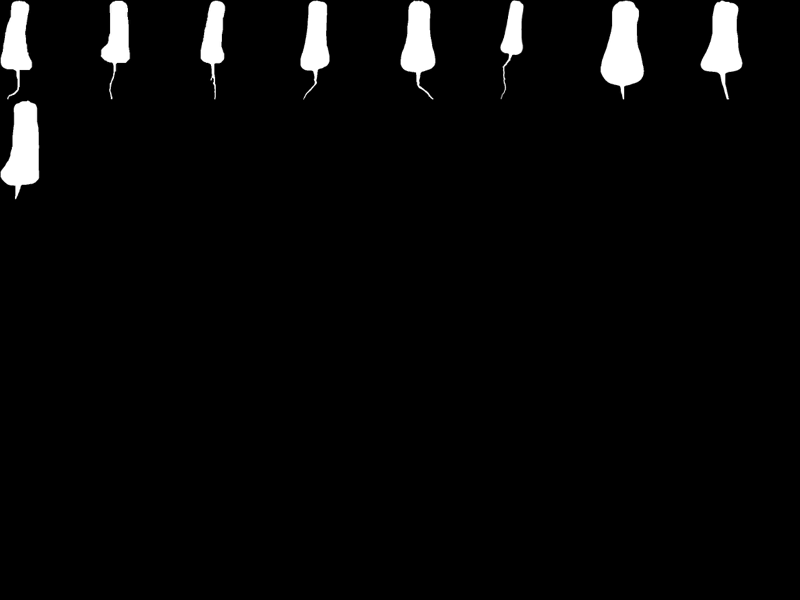
#> input picture シルエット/17ApicallyTHUM.png, 800 x 600 px, given in place of 17yukibi1o08_l.jpg, which was not available
$ jupyter execute --allow-errors 'ツール４  - 大根画像の概形抽出バッチ処理プログラム.ipynb'   (older library calls are emulated)   (text cells are left out)
#> lines starting #> are read from the running program, lines starting #| are printed output that depends on the picture; after the words box and inside, x2 and y2 are one past the last pixel; in counts of white or black regions, pixels touching at a corner belong together; pictures that were not available may be replaced by others from this repository, and a replacement may not be noted
[cell 1]
import numpy as np
import matplotlib.pyplot as plt
import cv2
from PIL import Image
import math
import pandas as pd

# この関数は画像の入った複数のフォルダが１つのフォルダに入っていることを前提としている。
#  指定フォルダ直下の画像ファイルは無視する。直下のフォルダの中しか見ず、さらにサブフォルダがあっても再帰的に探すようなことはしない。

def listimage(path='シルエット', needThum=False):

    directory = os.listdir(path)

    # まずフォルダを全部リストアップ　→ folders
    folders = []
    for x in os.listdir(path):
        if os.path.isdir(path + '/'+x) and x[0] != '.' and x[0] !='_':  #パスに取り出したオブジェクトを足してフルパスに
            folders.append(path + '/'+x)
    # print(folders)

    # folders の各フォルダの中にある jpg ファイルをリストアップ → ffiles
    # ffiles はフォルダごとのリストのリスト
    ffiles = []
    for x in folders:
        files = []
        for f in os.listdir(x):
            entry = x + '/'+f
            if os.path.isfile(entry) and f[-4:]=='.jpg' and f[0] != '.':
                files.append(entry)
        ffiles.append(files)

    if needThum: # サムネイルの作成
        i = 0
        for cat in ffiles:
            # print(folders[i])
            sam = Image.new('RGB', (800,600),(0,0,0))
            row = col = 0
            for rad in cat:
                img = Image.open(rad, 'r')
                thumbnail_size = (100, 100)
                img.thumbnail(thumbnail_size)
                sam.paste(img,(col,row))
                col += 100
                if col == 800:
                    col = 0
                    row += 100
                # plt.imshow(sam)
            sam.save('{}THUM.png'.format(folders[i]), 'PNG')
            print("saved {}".format(folders[i]))
            i +=1

    return folders,ffiles

# マージンをつける
# [28 lines left out: functions makemargin, mkparaimage, not called in this run]

# mkparaimage で２枚並べた画像を表示
def imshowpara(img1,img2):
    plotimg(mkparaimage(img1,img2))

[cell 2]
# メインプログラム

# [58 lines left out: function batch, not called in this run]

#> (a cell that did not finish here is left out)

#> (a cell that did not finish here is left out)

#> further down, img is the input picture: shape (600, 800); min 0, max 255, mean 8.3

[cell 5]
topdir = "シルエット"
subdir = "17Spheric"
filename = "17heians1o02_l.jpg"
#> (the rest of this cell did not finish here and is left out)

[cell 6]
# 大抵の画像処理は画像枠近傍は処理結果がおかしくなるのでマージンをつける
# [7 lines left out: function makemargin, not called in this run]

#> (the rest of this cell did not finish here and is left out)

[cell 7]
import os

# ヒゲを除去

kernel = np.ones((3,3),np.uint8)
#> (the rest of this cell did not finish here and is left out)

#> (a cell that did not finish here is left out)

[cell 9]
# ２枚の画像をサイズを並べた画像を作成する
# [19 lines left out: function mkparaimage, not called in this run]

#> (the rest of this cell did not finish here and is left out)

[cell 10]
# 以上を一気に実行してみる

# マージンをつける
def makemargin(img):
    h,w = img.shape[:2]
#> h = 600; w = 800
    w2 = 2*w
#> w2 = 1600
    h2 = 2*h
#> h2 = 1200
    img2 = np.zeros((h2,w2),np.uint8)
    img2[int(h/2):int(h/2)+h,int(w/2):int(w/2)+w] = img
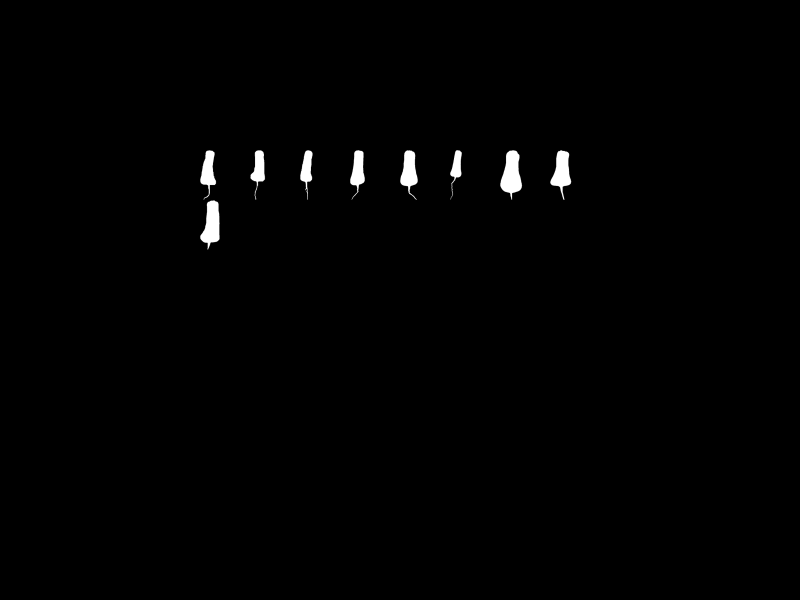
#> img2: shape (1200, 1600) (shown at 1/2 size); min 0, max 255, mean 2.1
    return img2

topdir = "シルエット"
subdir = "17Cylindric"
filename = "17yukibi1o08_l.jpg"

path = os.path.join(topdir,subdir,filename)
img = cv2.imread(path,cv2.IMREAD_GRAYSCALE)
# plt.imshow(img)

img2 = makemargin(img) # 作業用のマージンを確保

# ガウスぼかしを適用してシルエットを滑らかにする
ksize = int(0.1*img.shape[1]/2)*2+1 # ぼかし量  元の図形の幅に応じて決める
#> ksize = 81
# print(img.shape[0],ksize)
img2 = cv2.GaussianBlur(img2,(ksize,ksize),0) # ガウスぼかしを適用
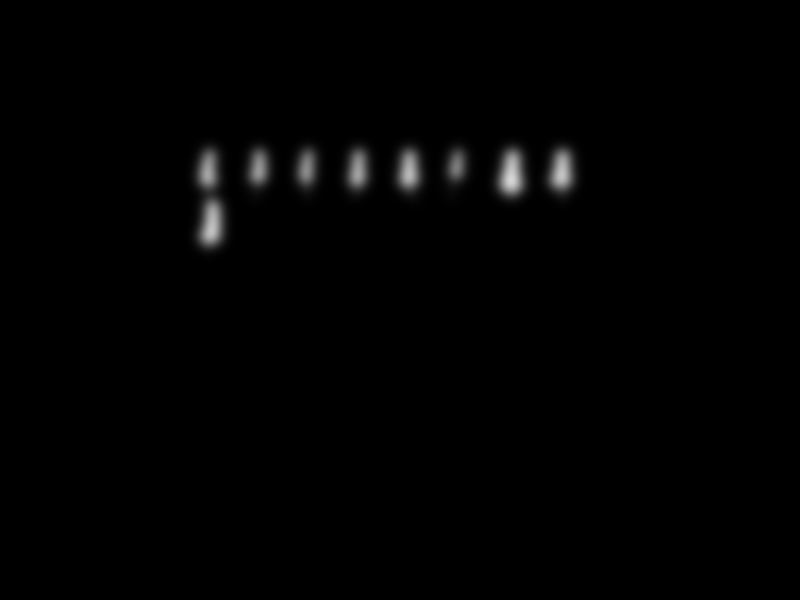
#> img2: shape (1200, 1600) (shown at 1/2 size); min 0, max 214, mean 2.1
_ret,img2 = cv2.threshold(img2, 127, 255, cv2.THRESH_BINARY) # ２値化
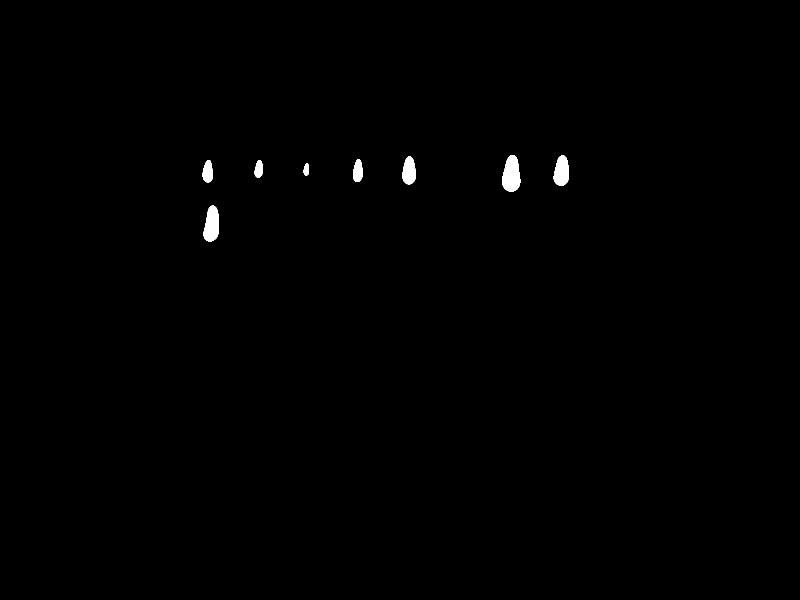
#> img2: shape (1200, 1600) (shown at 1/2 size); 0.44% white; 8 white regions, largest, box (x1, y1, x2, y2) and area: (1004, 310, 1041, 383) 2034, (407, 411, 438, 483) 1709, (1107, 311, 1138, 372) 1454
# plt.imshow(img2)

# 収縮・膨張によりヒゲ根を除去する
area0 = np.sum(img2) # img2 の画素数*255 になるはず
#> area0 = 2158830
kernel = np.ones((3,3),np.uint8)
tmpimg = cv2.erode(img2,kernel,iterations = 1) # 収縮１回目
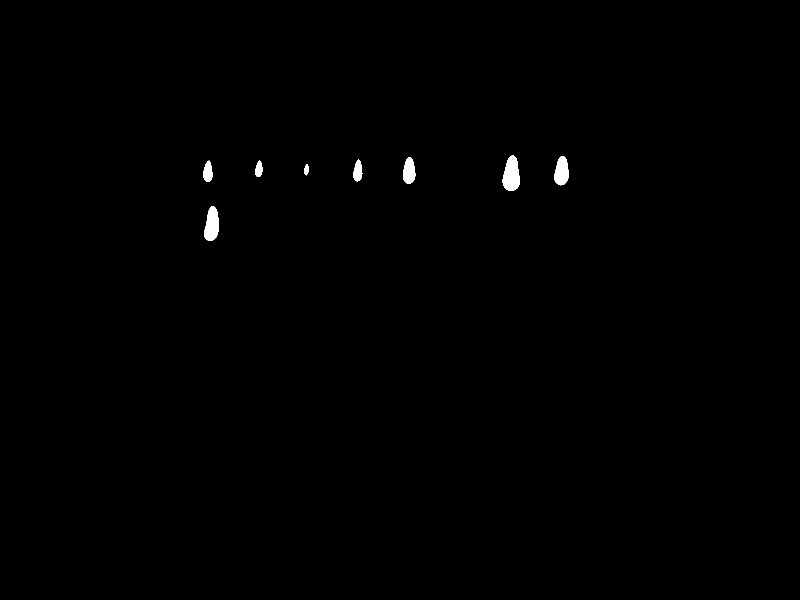
#> tmpimg: shape (1200, 1600) (shown at 1/2 size); 0.38% white; 8 white regions, largest, box (x1, y1, x2, y2) and area: (1005, 311, 1040, 382) 1818, (408, 412, 437, 482) 1507, (1108, 312, 1137, 371) 1274
area1 = np.sum(tmpimg) # 収縮したので area0 より少なくなる
#> area1 = 1856145
n = 1
while 3*area1  > 2*area0: # 面積が 2/3 以下になるまで繰り返す
    tmpimg = cv2.erode(tmpimg,kernel,iterations = 1)
    area1 = np.sum(tmpimg)
    n += 1
#> this loop made 2 passes
#> (area1, n) on passes 1 to 2: (1570800, 2), (1305855, 3)
#> pass 1, `tmpimg = cv2.erode(tmpimg,kernel,iterations = 1)`:
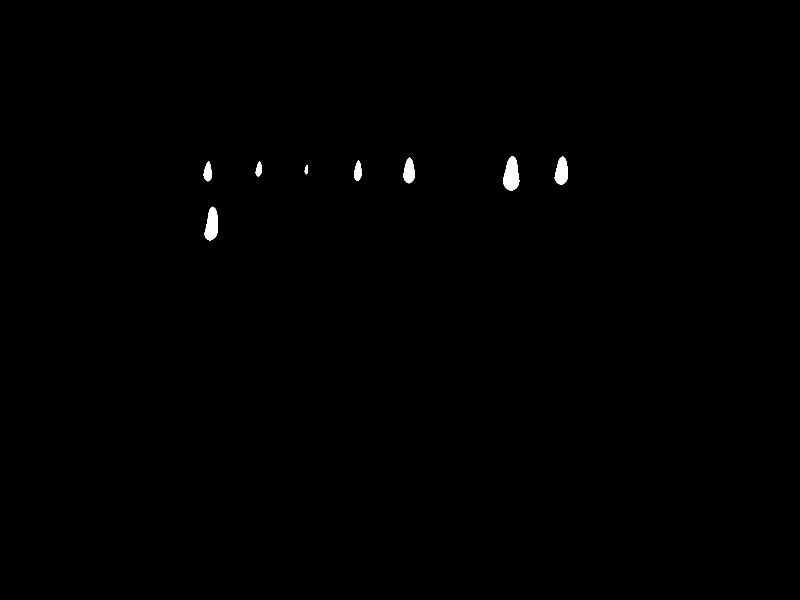
#> tmpimg: shape (1200, 1600) (shown at 1/2 size); 0.32% white; 8 white regions, largest, box (x1, y1, x2, y2) and area: (1006, 312, 1039, 381) 1610, (409, 413, 436, 481) 1313, (1109, 313, 1136, 369) 1102
#> pass 2, `tmpimg = cv2.erode(tmpimg,kernel,iterations = 1)`:
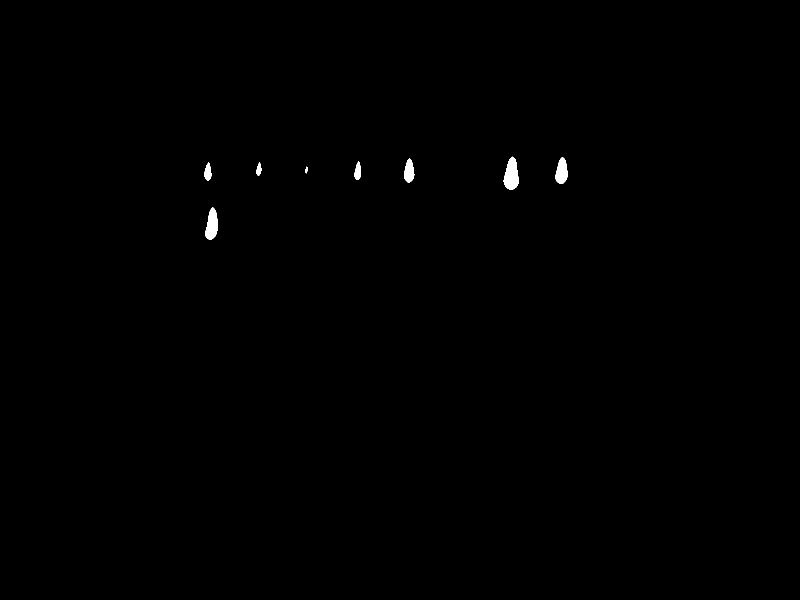
#> tmpimg: shape (1200, 1600) (shown at 1/2 size); 0.27% white; 8 white regions, largest, box (x1, y1, x2, y2) and area: (1007, 313, 1038, 380) 1410, (410, 415, 435, 480) 1128, (1110, 314, 1135, 368) 940
#> after the loop, n = 3
# print("収縮・膨張回数",n)
img3 = cv2.dilate(tmpimg,kernel,iterations = n) # 同じ回数膨張させる
#> img3: shape (1200, 1600); 0.44% white; 8 white regions

# 楕円近似で軸方向を求める
# あらためて輪郭を求め直す
_img,cnt,hierarchy = cv2.findContours(img3, cv2.RETR_EXTERNAL, cv2.CHAIN_APPROX_NONE) #  あらためて輪郭を抽出
#> cnt = 8 contours; box (x1, y1, x2, y2) and area: (1004, 310, 1041, 383) 1950, (407, 412, 438, 483) 1623, (1107, 311, 1138, 371) 1380, (805, 314, 832, 368) 1097, (405, 321, 426, 364) 660, (706, 320, 725, 363) 629, (509, 322, 526, 355) 408, (607, 330, 618, 350) 167
# rect1 = cv2.minAreaRect(cnt[0])  # 回転を考慮した矩形を求める場合
rect1 = cv2.fitEllipse(cnt[0]) # 楕円近似する
#> rect1 = ((423.2, 450.5), (28.57, 75.76), 6.09)
box = np.int0(cv2.boxPoints(rect1))
#> box = [[404, 486], [413, 411], [441, 414], [433, 489]]
#cimg = cv2.cvtColor(img3,cv2.COLOR_GRAY2BGR)
#cimg = cv2.drawContours(cimg,[box],0,(255,0,0),2)
# plt.imshow(cimg)
deg = rect1[2]
#> deg = 6.09
x0,y0 = rect1[0]
#> x0 = 423.2; y0 = 450.5
mat = cv2.getRotationMatrix2D((x0,y0), deg, 1.0)
#> mat = [[0.994, 0.106, -45.37], [-0.106, 0.994, 47.41]]
outimg = cv2.warpAffine(img3, mat, (0,0))
# 再び最小矩形を求めて切り出す。ただし、マージンを５つける
_nLabels, _labelImages, data, _center = cv2.connectedComponentsWithStats(outimg)
#> _labelImages: shape (1200, 1600) int32; 9 distinct labels, from 0 to 8
#> data = [[0, 0, 1600, 1200, 1911040], [1092, 236, 33, 62, 1539], [990, 246, 39, 75, 2142], [791, 272, 29, 56, 1239], [692, 289, 22, 45, 740], [594, 310, 12, 21, 223], [496, 312, 19, 35, 498], [393, 322, 23, 44, 775], [408, 411, 32, 73, 1804]]
outimg = outimg[data[1][1]-5:data[1][1]+data[1][3]+5,data[1][0]-5:data[1][0]+data[1][2]+5]
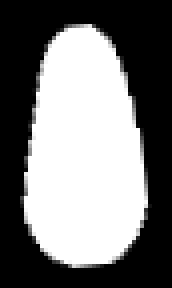
#> outimg: shape (72, 43) (shown 4 times larger); min 0, max 255, mean 119.4
plt.imshow(outimg)

[cell 11]
rect1
#> Out = ((423.2, 450.5), (28.57, 75.76), 6.09)

$ run again, on シルエット/17HornTHUM.png
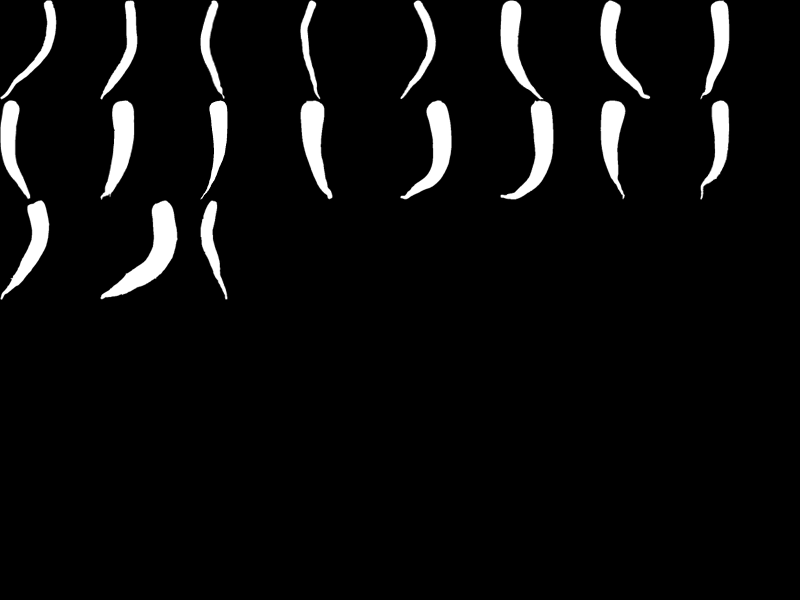
#> input picture シルエット/17HornTHUM.png, 800 x 600 px, given in place of 17yukibi1o08_l.jpg, which was not available
#> img is the input picture: shape (600, 800); min 0, max 255, mean 12.7
#> `_ret,img2 = cv2.threshold(img2, 127, 255, cv2.THRESH_BINARY)`:
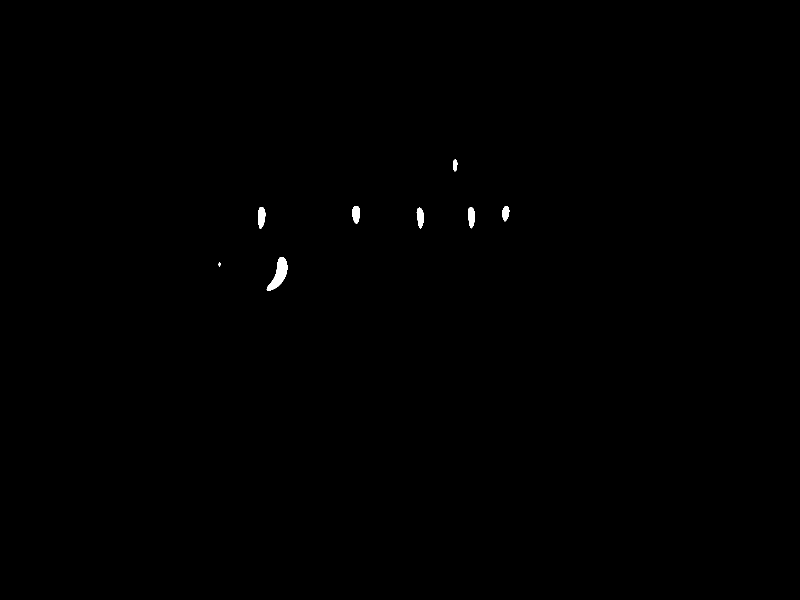
#> img2: shape (1200, 1600) (shown at 1/2 size); 0.19% white; 8 white regions, largest, box (x1, y1, x2, y2) and area: (533, 514, 575, 581) 1286, (516, 414, 531, 457) 489, (936, 414, 950, 457) 449
#> area0 = 916980
#> `area1 = np.sum(tmpimg)`: area1 = 711450
#> the loop `while 3*area1  > 2*area0:` made 1 pass
#> (area1, n) on pass 1: (527595, 2)
#> after the loop `while 3*area1  > 2*area0:`: n = 2
#> img3: shape (1200, 1600); 0.18% white; 7 white regions
#> cnt = 7 contours; box (x1, y1, x2, y2) and area: (534, 514, 575, 581) 1208, (516, 414, 531, 456) 438, (936, 415, 950, 455) 396, (705, 412, 720, 446) 382, (834, 416, 848, 455) 380, (1005, 413, 1018, 441) 275, (906, 320, 915, 341) 135
#> rect1 = ((557.3, 548.2), (25.14, 76.81), 23.17)
#> box = [[530, 578], [560, 507], [583, 517], [553, 588]]
#> deg = 23.17
#> x0 = 557.3; y0 = 548.2
#> mat = [[0.919, 0.393, -170.7], [-0.393, 0.919, 263.5]]
#> _labelImages: shape (1200, 1600) int32; 8 distinct labels, from 0 to 7
#> data = [[0, 0, 1600, 1200, 1916097], [789, 198, 14, 22, 190], [918, 243, 17, 30, 349], [854, 273, 24, 40, 493], [760, 315, 24, 38, 479], [641, 360, 22, 35, 470], [469, 437, 22, 42, 537], [544, 513, 29, 75, 1385]]
#> `outimg = outimg[data[1][1]-5:data[1][1]+data[1][3]+5,data[1][0]-5:data..`:
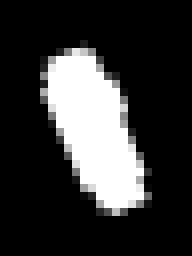
#> outimg: shape (32, 24) (shown 8 times larger); min 0, max 255, mean 53.1
#> Out = ((557.3, 548.2), (25.14, 76.81), 23.17)

$ run again, on シルエット/17Inv_triTHUM.png
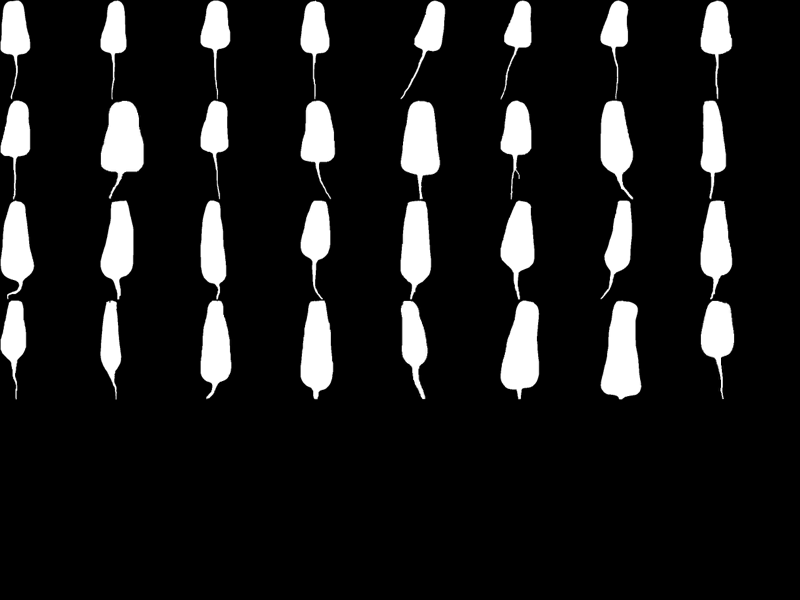
#> input picture シルエット/17Inv_triTHUM.png, 800 x 600 px, given in place of 17yukibi1o08_l.jpg, which was not available
#> img is the input picture: shape (600, 800); min 0, max 255, mean 28.7
#> `_ret,img2 = cv2.threshold(img2, 127, 255, cv2.THRESH_BINARY)`:
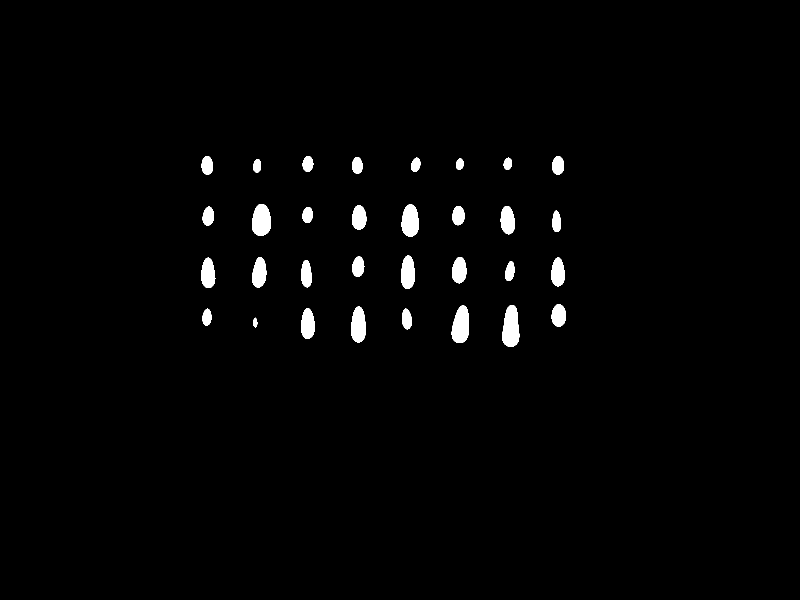
#> img2: shape (1200, 1600) (shown at 1/2 size); 1.6% white; 32 white regions, largest, box (x1, y1, x2, y2) and area: (1004, 610, 1039, 694) 2230, (903, 611, 938, 686) 2021, (504, 408, 542, 472) 1944
#> area0 = 7879755
#> `area1 = np.sum(tmpimg)`: area1 = 6747555
#> the loop `while 3*area1  > 2*area0:` made 2 passes
#> (area1, n) on passes 1 to 2: (5689560, 2), (4709340, 3)
#> after the loop `while 3*area1  > 2*area0:`: n = 3
#> img3: shape (1200, 1600); 1.6% white; 32 white regions
#> cnt = 32 contours; largest, box (x1, y1, x2, y2) and area: (1005, 611, 1039, 693) 2118, (903, 612, 938, 686) 1930, (504, 408, 542, 472) 1868, (803, 409, 837, 473) 1697, (702, 614, 732, 684) 1600
#> rect1 = ((510, 645), (6.87, 15.13), 0)
#> box = [[506, 652], [506, 637], [513, 637], [513, 652]]
#> deg = 0
#> x0 = 510; y0 = 645
#> mat = [[1, 0, 0], [0, 1, 0]]
#> _labelImages: shape (1200, 1600) int32; 33 distinct labels, from 0 to 32
#> data = 33 rows, first 6: [0, 0, 1600, 1200, 1889406], [403, 313, 23, 36, 680], [605, 313, 21, 30, 520], [1104, 313, 24, 36, 709], [704, 315, 21, 32, 558], [822, 316, 19, 27, 406]
#> `outimg = outimg[data[1][1]-5:data[1][1]+data[1][3]+5,data[1][0]-5:data..`:
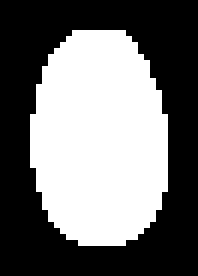
#> outimg: shape (46, 33) (shown 6 times larger); 44.8% white; 1 white region, box (x1, y1, x2, y2) and area: (5, 5, 28, 41) 680
#> Out = ((510, 645), (6.87, 15.13), 0)

$ run again, on シルエット/17SphericTHUM.png
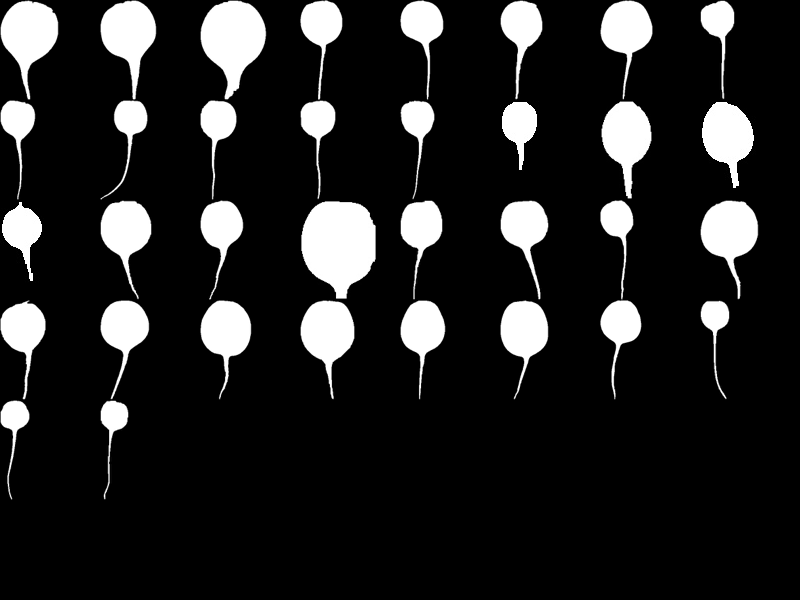
#> input picture シルエット/17SphericTHUM.png, 800 x 600 px, given in place of 17yukibi1o08_l.jpg, which was not available
#> img is the input picture: shape (600, 800); min 0, max 255, mean 35.3
#> area0 = 11571135
#> `area1 = np.sum(tmpimg)`: area1 = 10278795
#> the loop `while 3*area1  > 2*area0:` made 3 passes
#> area1 on passes 1 to 3: 9058110, 7916220, 6847005
#> after the loop `while 3*area1  > 2*area0:`: n = 4
#> img3: shape (1200, 1600); 2.3% white; 30 white regions
#> cnt = 30 contours; largest, box (x1, y1, x2, y2) and area: (703, 503, 775, 660) 7262, (603, 303, 663, 377) 3214, (404, 304, 455, 363) 2284, (1104, 503, 1155, 558) 2150, (504, 304, 553, 361) 2118
#> rect1 = ((422.8, 627.1), (37.21, 41.61), 177.8)
#> box = [[440, 605], [442, 647], [404, 648], [403, 607]]
#> deg = 177.8
#> x0 = 422.8; y0 = 627.1
#> mat = [[-0.999, 0.0384, 821.1], [-0.0384, -0.999, 1270]]
#> _labelImages: shape (1200, 1600) int32; 20 distinct labels, from 0 to 19
#> data = 20 rows, first 6: [0, 0, 1600, 1200, 1888037], [68, 583, 76, 158, 7697], [4, 589, 40, 46, 1435], [198, 592, 45, 52, 1893], [301, 603, 42, 45, 1517], [404, 606, 39, 43, 1348]
#> `outimg = outimg[data[1][1]-5:data[1][1]+data[1][3]+5,data[1][0]-5:data..`:
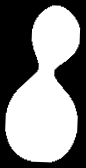
#> outimg: shape (168, 86); min 0, max 255, mean 131.4
#> Out = ((422.8, 627.1), (37.21, 41.61), 177.8)
